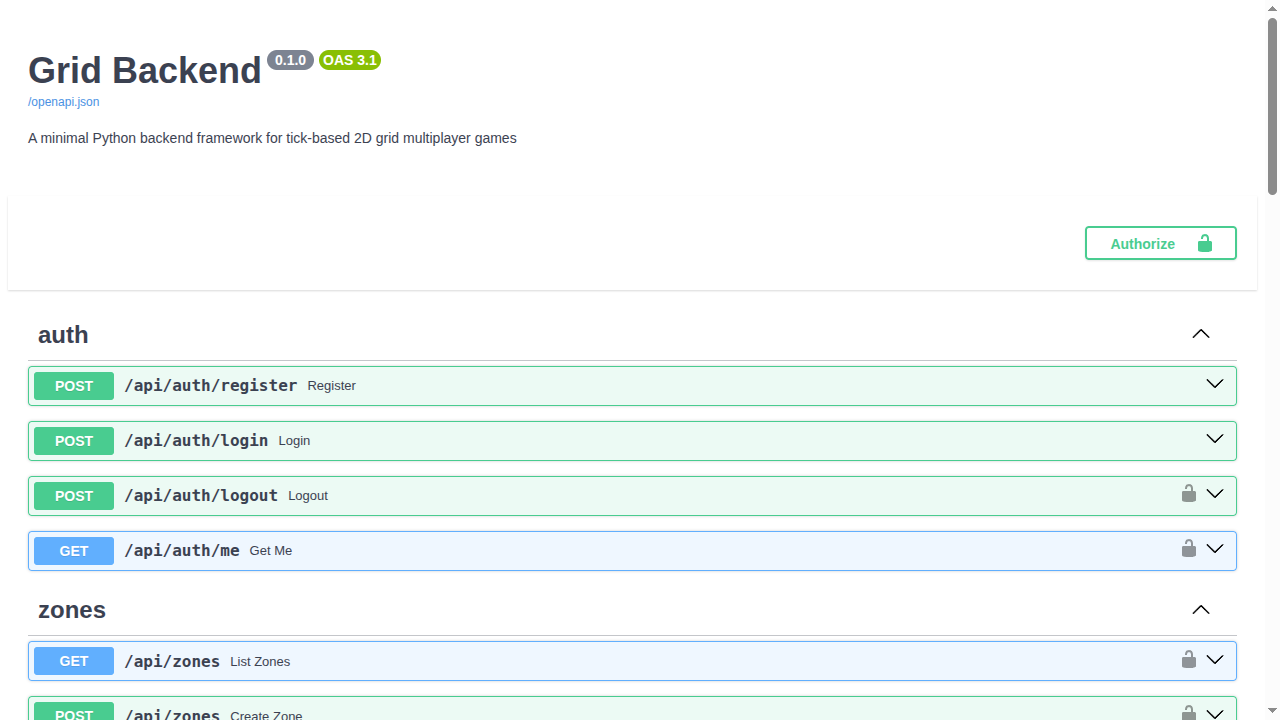
#> input picture backend/grid-backend/.playwright-mcp/regression-complete-jan08-latest.png, 1280 x 720 px
$ python compare.py ../backend/grid-backend/.playwright-mcp/regression-complete-jan08-latest.png ../backend/grid-backend/.playwright-mcp/login-success.png out.png
#> lines starting #> are read from the running program, lines starting #| are printed output that depends on the picture
#!/usr/bin/env python3
"""Quick side-by-side comparison of original and pixel-extracted images."""

import sys
from pathlib import Path
from PIL import Image, ImageDraw, ImageFont

def compare(original_path: str, pixels_path: str, output_path: str = None):
#> called with output_path = 'out.png'
    original = Image.open(original_path)
#> original is the input picture: PIL image 1280x720 RGB; mean R, G, B 242.1, 248.6, 248
    pixels = Image.open(pixels_path)
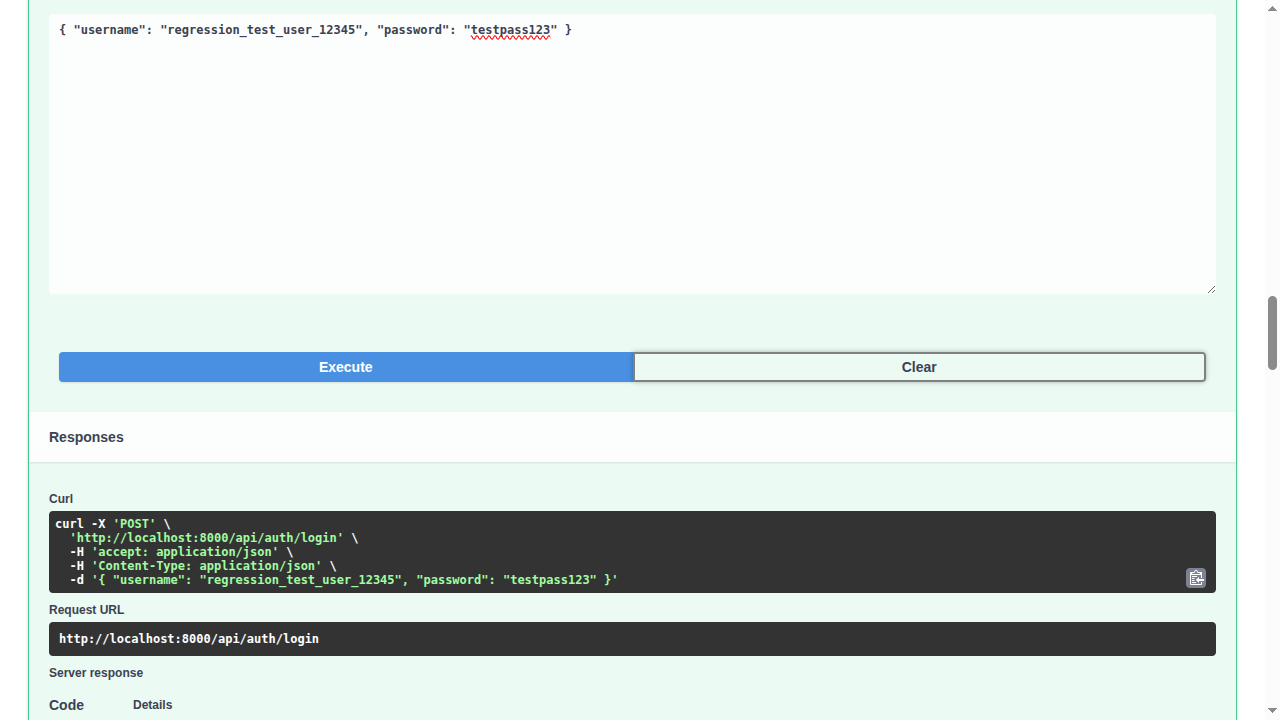
#> input picture backend/grid-backend/.playwright-mcp/login-success.png, 1280 x 720 px
#> pixels is the input picture: PIL image 1280x720 RGB; mean R, G, B 212.5, 220.7, 219.2

    # Scale up pixels to match original size (nearest neighbor to keep crisp)
    pixels_scaled = pixels.resize(original.size, Image.NEAREST)

    # Create side-by-side with space for labels
    label_height = 40
    combined = Image.new("RGBA", (original.width * 2, original.height + label_height), (255, 255, 255, 255))
#> combined: PIL image 2560x760 RGBA; every value is 255
    combined.paste(original.convert("RGBA"), (0, label_height))
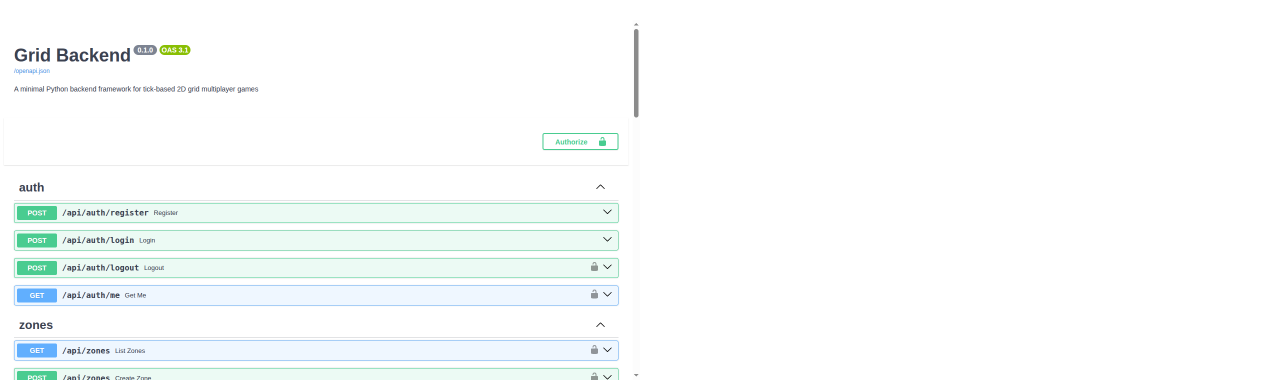
#> combined: PIL image 2560x760 RGBA (shown at 1/2 size); mean R, G, B, A 248.9, 252, 251.7, 255
    combined.paste(pixels_scaled, (original.width, label_height))
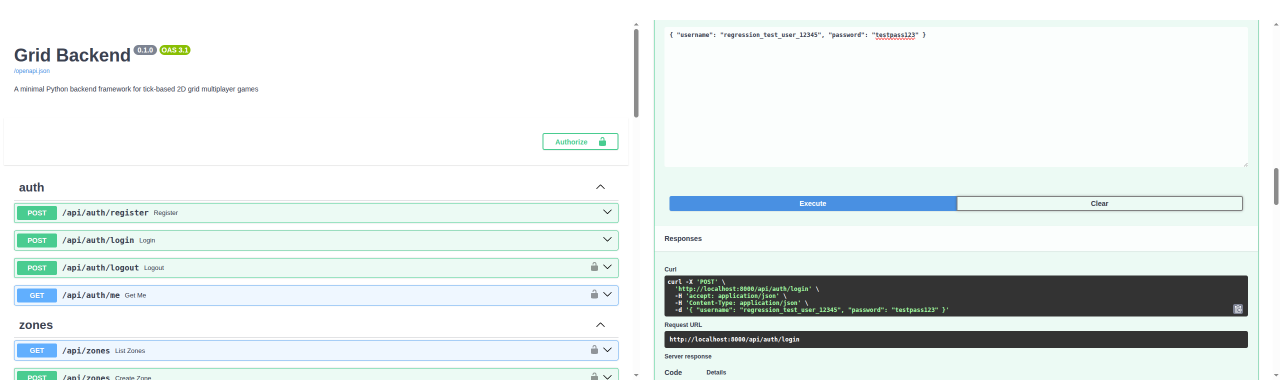
#> combined: PIL image 2560x760 RGBA (shown at 1/2 size); mean R, G, B, A 228.8, 235.7, 234.7, 255

    # Add labels
    draw = ImageDraw.Draw(combined)
    try:
        font = ImageFont.truetype("/usr/share/fonts/truetype/dejavu/DejaVuSans-Bold.ttf", 24)
    except:
        font = ImageFont.load_default()

    draw.text((original.width // 2, 10), "Original", fill=(0, 0, 0), anchor="mt", font=font)
    draw.text((original.width + original.width // 2, 10), "Extracted", fill=(0, 0, 0), anchor="mt", font=font)

    if output_path:
        combined.save(output_path)
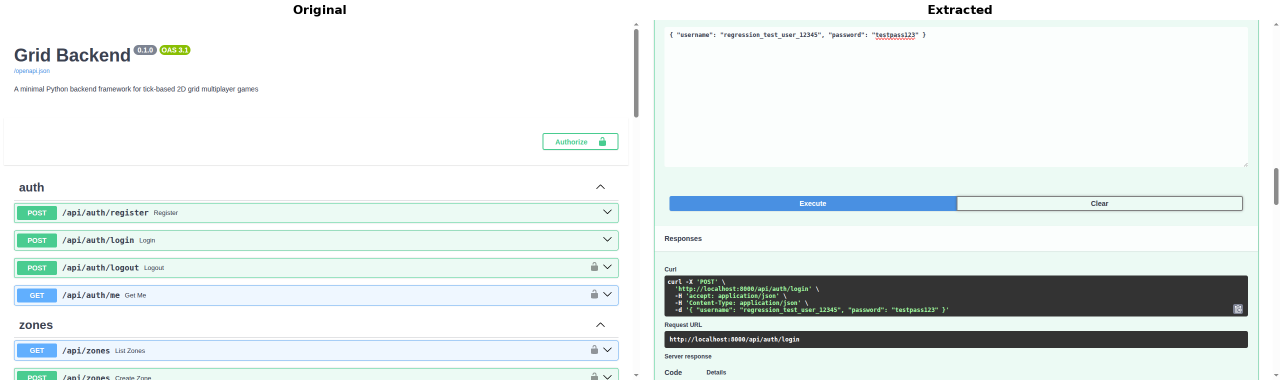
#> saved as out.png: PIL image 2560x760 RGBA (shown at 1/2 size); mean R, G, B, A 228.5, 235.4, 234.5, 255
        print(f"Saved: {output_path}")
    else:
        combined.show()

if __name__ == "__main__":
    if len(sys.argv) < 3:
        print("Usage: python compare.py <original> <pixels> [output]")
        sys.exit(1)

    output = sys.argv[3] if len(sys.argv) > 3 else None
    compare(sys.argv[1], sys.argv[2], output)
